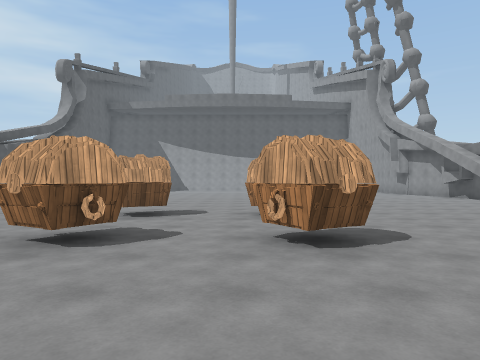
view 1 (above)

22 first-person views from a walk through a Unity game level. The camera is 1.4 m above the floor, looks level and sees 70° across. The floor is counted in squares, 2 m on a side. Each view is taken from the middle of a square. On the plan, view 1 faces up. The plan holds only what a view shows up to about 11 squares ahead; the rest is blank. The place goes on beyond the plan. The player is left out. Some animated figures are not drawn. Surface patterns are stand-ins for the level's own textures.

view 2
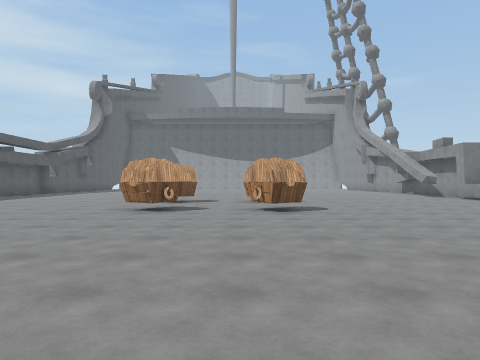

view 3
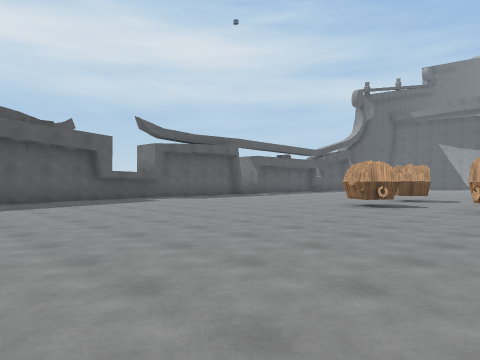

view 4
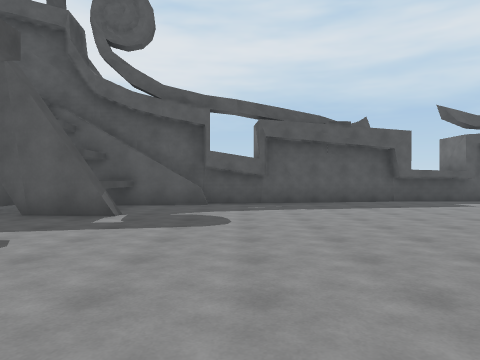

view 5
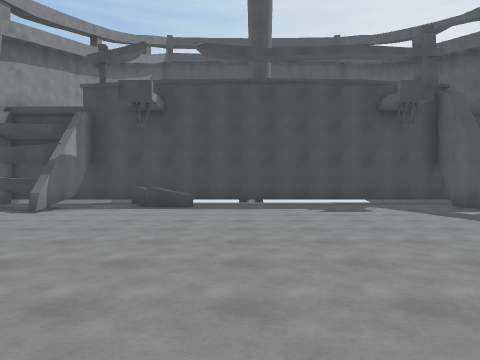

view 6
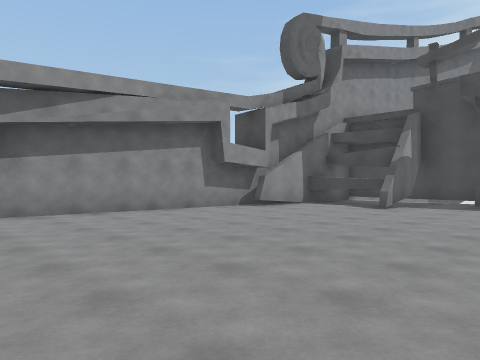

view 7
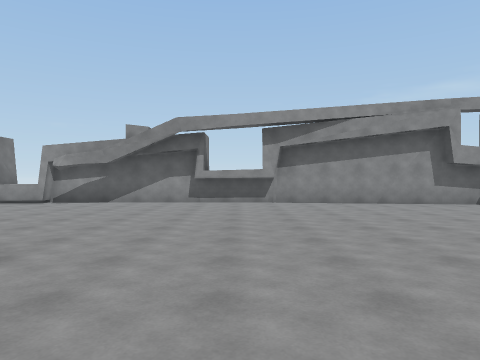

view 8
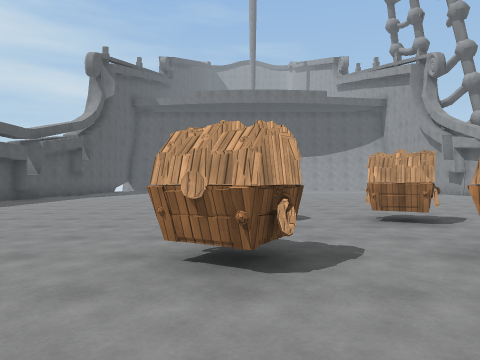

view 9
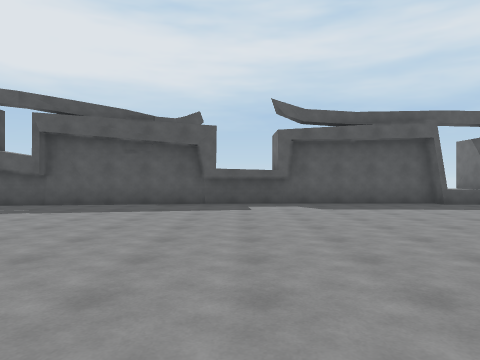

view 10
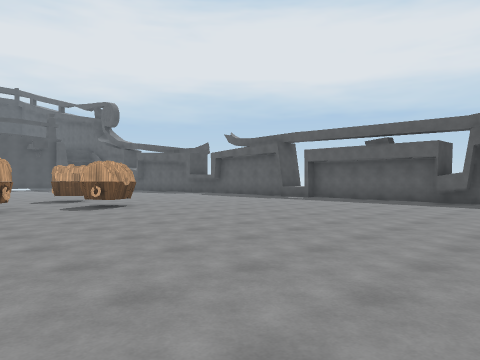

view 11
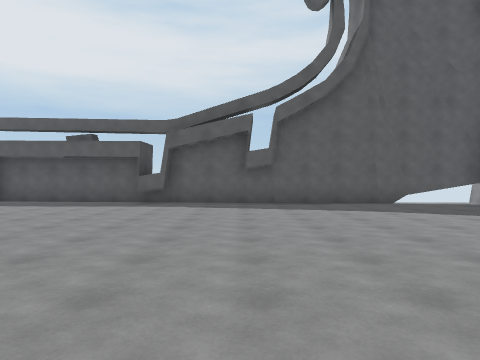

view 12
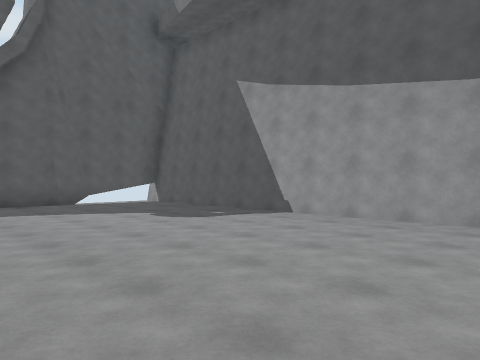

view 13
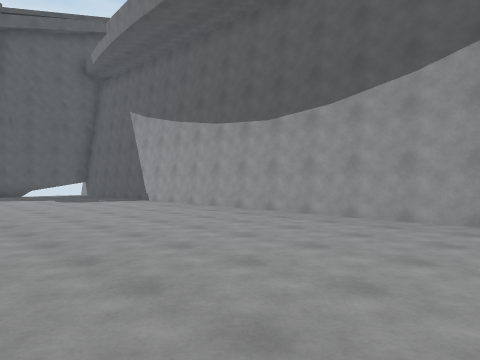

view 14
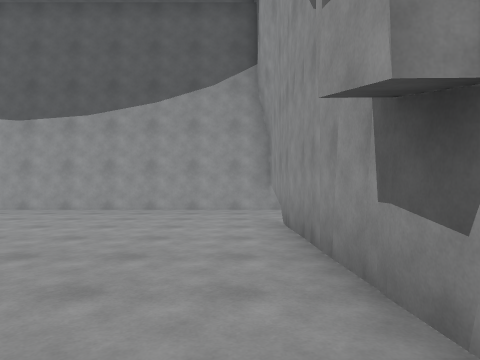

view 15
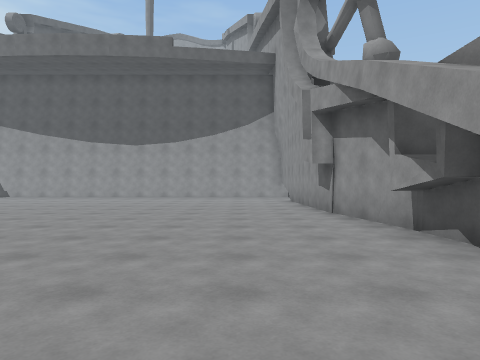

view 16
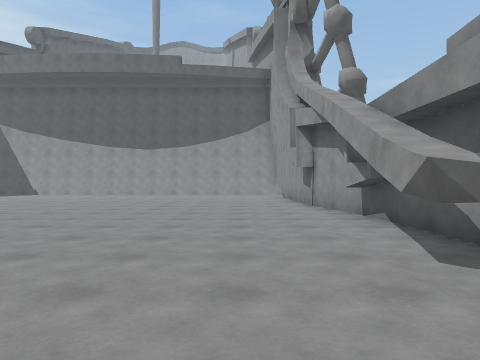

view 17
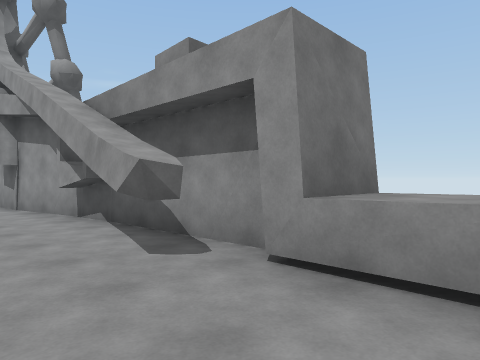

view 18
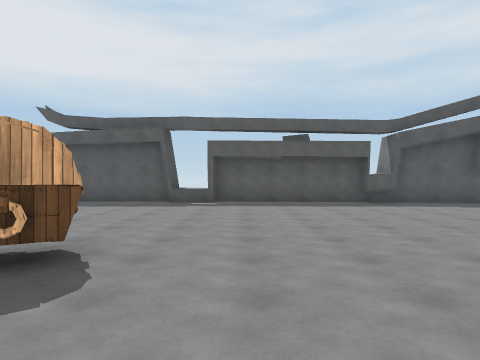

view 19
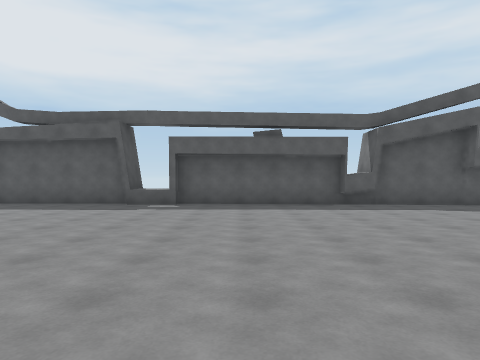

view 20
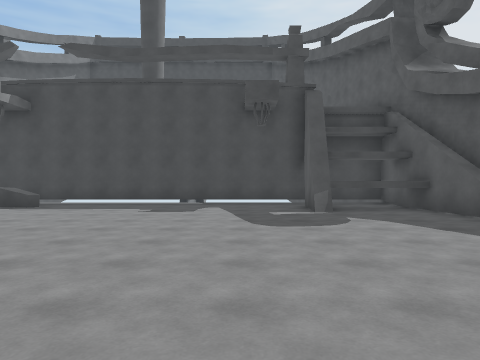

view 21
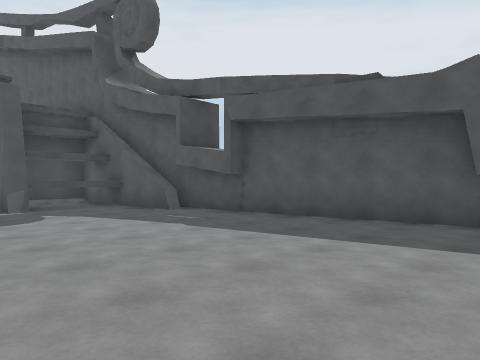

view 22
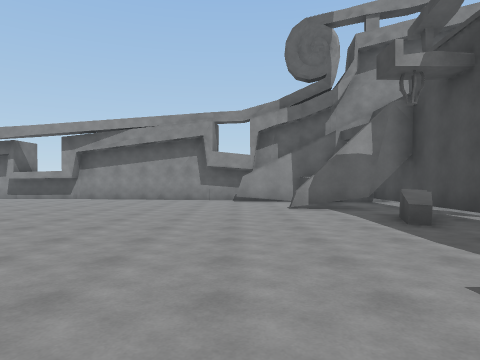

### Floor plan
Ten units are one square. View 1 is at (0, 0); x grows to the right and y downward. Boxes are objects, and circles mark ways between rooms. Rooms are numbered by the first view taken in them; rooms with no view inside come last. Other rooms are left out.
<svg viewBox="-107 -237 209 344">
<path fill="none" stroke="#000" d="M-97 -82 -97 -68 -101 -67 -102 2M83 -92 83 -101M-97 -24 -97 1M86 -96 85 -137 80 -164M84 -17 83 -24M97 -85 82 -85M85 -125 81 -125 80 -136M89 -22 87 -68 83 -68 83 -90M-99 -137 -93 -137 -94 -129M-101 1 -91 60M81 1 82 -21M86 1 87 -23M-96 -163 -101 -82M80 -161 75 -210M-95 -192 -95 -187M-85 60 -82 102 30 102M-57 77 -58 99M76 64 86 -1M-92 -210 -95 -161M43 84 43 73M77 -209 77 -230M71 75 72 59M-84 79 -57 79M-92 -232 -94 -208M80 -231 -96 -231M-96 -82 -95 -68M-91 60 -85 60M-61 75 -56 76M-61 77 -57 77M13 86 29 92M71 87 71 75M47 79 70 79M45 102 70 102 70 95M44 98 43 84M30 102 45 102"/>
<rect x="-25" y="-45" width="10" height="10" fill="#bbb"><title>chest</title></rect>
<rect x="-25" y="-75" width="10" height="10" fill="#bbb"><title>chest</title></rect>
<rect x="-5" y="-75" width="20" height="10" fill="#bbb"><title>chest</title></rect>
<rect x="5" y="-45" width="10" height="10" fill="#bbb"><title>chest</title></rect>
<circle cx="60" cy="85" r="3" fill="#2a7"/>
<circle cx="30" cy="100" r="3" fill="#2a7"/>
<circle cx="40" cy="90" r="3" fill="#2a7"/>
<circle cx="50" cy="100" r="3" fill="#2a7"/>
<text x="-10" y="-70">1</text>
<text x="60" y="90">2</text>
<text x="40" y="90">3</text>
</svg>
Room 1 opens to room 2. Room 1 opens to room 3. Room 2 opens to room 3.

Where each view was taken, in squares from view 1:
view 1: 0 up, 0 right, facing up
view 2: 4 down, 0 right, facing up
view 3: 5 down, 2 right, facing up-left
view 4: 5 down, 1 right, facing left
view 5: 0 up, 0 right, facing down
view 6: 1 up, 1 right, facing down-right
view 7: 1 up, 2 left, facing right
view 8: 1 up, 2 left, facing up
view 9: 1 up, 0 right, facing left
view 10: 16 up, 2 right, facing down-left
view 11: 16 up, 1 right, facing left
view 12: 17 up, 1 right, facing up-left
view 13: 17 up, 7 right, facing up-left
view 14: 15 up, 7 right, facing up
view 15: 9 up, 6 right, facing up
view 16: 7 up, 6 right, facing up
view 17: 7 up, 6 right, facing up-right
view 18: 9 up, 1 right, facing left
view 19: 10 up, 0 right, facing left
view 20: 0 up, 4 left, facing down
view 21: 1 up, 4 left, facing down-left
view 22: 6 down, 4 left, facing right
